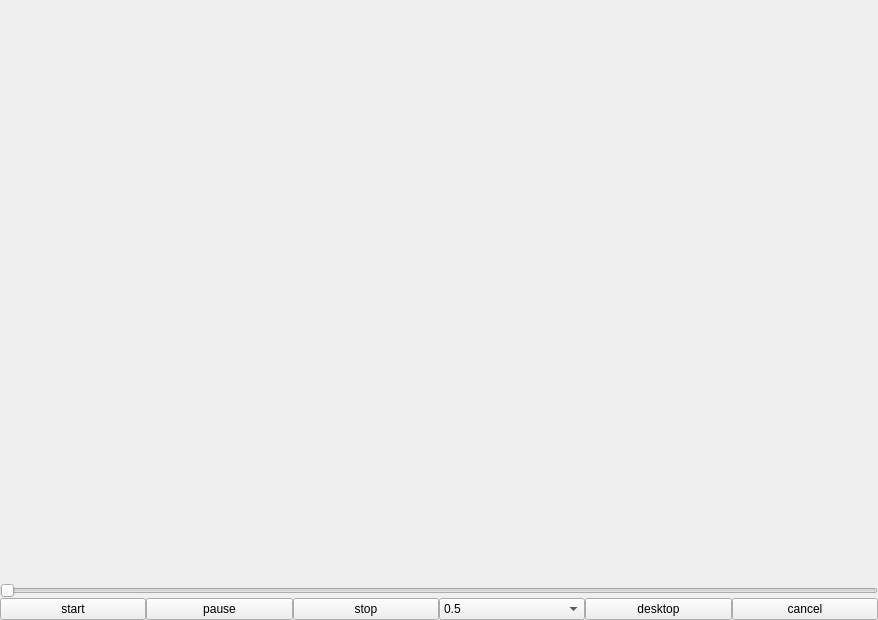
<?xml version="1.0" encoding="UTF-8"?>
<ui version="4.0">
 <class>GifDesktop</class>
 <widget class="QWidget" name="GifDesktop">
  <property name="geometry">
   <rect>
    <x>0</x>
    <y>0</y>
    <width>878</width>
    <height>620</height>
   </rect>
  </property>
  <property name="windowTitle">
   <string>Form</string>
  </property>
  <layout class="QVBoxLayout" name="verticalLayout" stretch="1,0,0">
   <property name="spacing">
    <number>0</number>
   </property>
   <property name="leftMargin">
    <number>0</number>
   </property>
   <property name="topMargin">
    <number>0</number>
   </property>
   <property name="rightMargin">
    <number>0</number>
   </property>
   <property name="bottomMargin">
    <number>0</number>
   </property>
   <item>
    <widget class="QWidget" name="widget" native="true">
     <layout class="QGridLayout" name="gridLayout_2">
      <property name="leftMargin">
       <number>0</number>
      </property>
      <property name="topMargin">
       <number>0</number>
      </property>
      <property name="rightMargin">
       <number>0</number>
      </property>
      <property name="bottomMargin">
       <number>0</number>
      </property>
      <property name="spacing">
       <number>0</number>
      </property>
      <item row="0" column="0">
       <widget class="WallpaperWidget" name="wallpaperWgt" native="true">
        <layout class="QGridLayout" name="gridLayout">
         <property name="leftMargin">
          <number>0</number>
         </property>
         <property name="topMargin">
          <number>0</number>
         </property>
         <property name="rightMargin">
          <number>0</number>
         </property>
         <property name="bottomMargin">
          <number>0</number>
         </property>
         <property name="spacing">
          <number>0</number>
         </property>
         <item row="0" column="0">
          <widget class="QLabel" name="gifLab">
           <property name="text">
            <string/>
           </property>
          </widget>
         </item>
        </layout>
       </widget>
      </item>
     </layout>
    </widget>
   </item>
   <item>
    <widget class="SeekSlider" name="gifSlider">
     <property name="orientation">
      <enum>Qt::Horizontal</enum>
     </property>
    </widget>
   </item>
   <item>
    <layout class="QHBoxLayout" name="horizontalLayout">
     <item>
      <widget class="QPushButton" name="startBtn">
       <property name="text">
        <string>start</string>
       </property>
      </widget>
     </item>
     <item>
      <widget class="QPushButton" name="pauseBtn">
       <property name="text">
        <string>pause</string>
       </property>
      </widget>
     </item>
     <item>
      <widget class="QPushButton" name="stopBtn">
       <property name="text">
        <string>stop</string>
       </property>
      </widget>
     </item>
     <item>
      <widget class="QComboBox" name="rateCbx">
       <item>
        <property name="text">
         <string>0.5</string>
        </property>
       </item>
       <item>
        <property name="text">
         <string>0.75</string>
        </property>
       </item>
       <item>
        <property name="text">
         <string>1</string>
        </property>
       </item>
       <item>
        <property name="text">
         <string>1.25</string>
        </property>
       </item>
       <item>
        <property name="text">
         <string>1.5</string>
        </property>
       </item>
       <item>
        <property name="text">
         <string>2</string>
        </property>
       </item>
      </widget>
     </item>
     <item>
      <widget class="QPushButton" name="desktopBtn">
       <property name="text">
        <string>desktop</string>
       </property>
      </widget>
     </item>
     <item>
      <widget class="QPushButton" name="cancelBtn">
       <property name="text">
        <string>cancel</string>
       </property>
      </widget>
     </item>
    </layout>
   </item>
  </layout>
 </widget>
 <customwidgets>
  <customwidget>
   <class>WallpaperWidget</class>
   <extends>QWidget</extends>
   <header>wallpaperwidget.h</header>
   <container>1</container>
  </customwidget>
  <customwidget>
   <class>SeekSlider</class>
   <extends>QSlider</extends>
   <header>seekslider.h</header>
  </customwidget>
 </customwidgets>
 <resources/>
 <connections/>
</ui>
